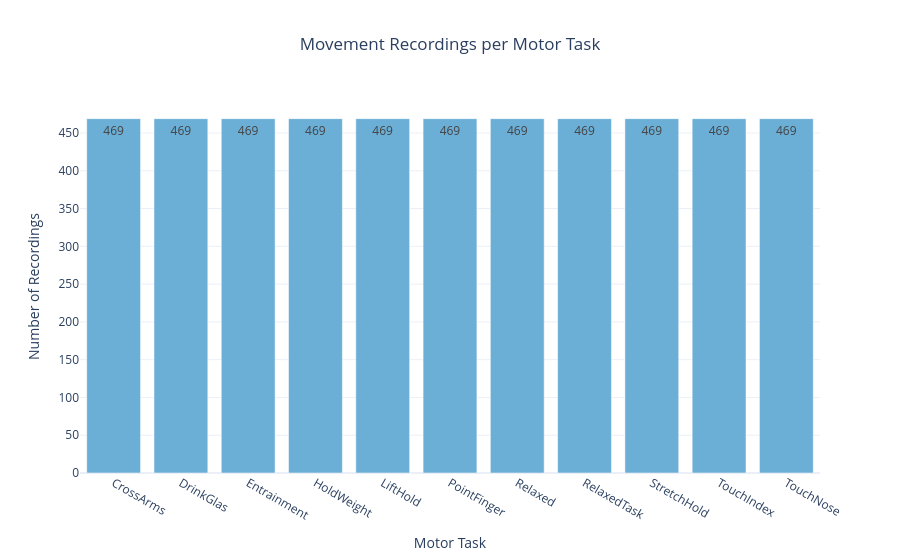

Notebook code cell kept with this figure:
### Code cell
#Participants per task
task_counts = (
    movement_df["task"]
    .value_counts()
    .sort_values(ascending=False)
)

fig = px.bar(
    task_counts,
    x=task_counts.index,
    y=task_counts.values,
    text=task_counts.values,
    color=task_counts.values,
    color_continuous_scale="Blues",
    labels={
        "x": "Motor Task",
        "y": "Number of Recordings"
    },
    title="Movement Recordings per Motor Task"
)

fig.update_layout(
    template="plotly_white",
    coloraxis_showscale=False,
    title_x=0.5
)

fig.show()

### Figure 1 — Plotly figure (JSON) as saved in the notebook; plotly's stock layout.template omitted (floating-point values rounded to 4 significant figures)
{"data": [{"hovertemplate": "Motor Task=%{x}<br>Number of Recordings=%{y}<br>text=%{text}<br>color=%{marker.color}<extra></extra>", "legendgroup": "", "marker": {"color": [469, 469, 469, 469, 469, 469, 469, 469, 469, 469, 469], "coloraxis": "coloraxis", "pattern": {"shape": ""}}, "name": "", "orientation": "v", "showlegend": false, "text": [469.0, 469.0, 469.0, 469.0, 469.0, 469.0, 469.0, 469.0, 469.0, 469.0, 469.0], "textposition": "auto", "type": "bar", "x": ["CrossArms", "DrinkGlas", "Entrainment", "HoldWeight", "LiftHold", "PointFinger", "Relaxed", "RelaxedTask", "StretchHold", "TouchIndex", "TouchNose"], "xaxis": "x", "y": [469, 469, 469, 469, 469, 469, 469, 469, 469, 469, 469], "yaxis": "y"}], "layout": {"barmode": "relative", "coloraxis": {"autocolorscale": false, "colorbar": {"title": {"text": "color"}}, "colorscale": [[0, "rgb(247,251,255)"], [0.125, "rgb(222,235,247)"], [0.25, "rgb(198,219,239)"], [0.375, "rgb(158,202,225)"], [0.5, "rgb(107,174,214)"], [0.625, "rgb(66,146,198)"], [0.75, "rgb(33,113,181)"], [0.875, "rgb(8,81,156)"], [1, "rgb(8,48,107)"]], "showscale": false}, "legend": {"tracegroupgap": 0}, "title": {"text": "Movement Recordings per Motor Task", "x": 0.5}, "xaxis": {"anchor": "y", "domain": [0, 1], "title": {"text": "Motor Task"}}, "yaxis": {"anchor": "x", "domain": [0, 1], "title": {"text": "Number of Recordings"}}}}
